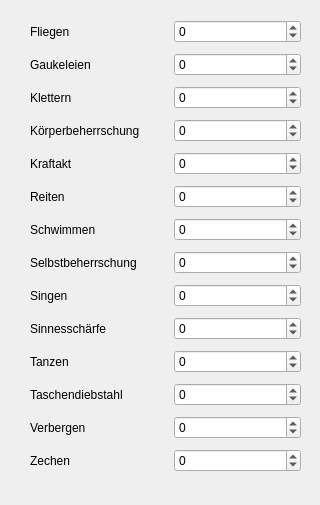
        <widget class="QWidget" name="tab">
         <attribute name="title">
          <string>Körpertalente</string>
         </attribute>
         <widget class="QWidget" name="gridLayoutWidget">
          <property name="geometry">
           <rect>
            <x>20</x>
            <y>10</y>
            <width>291</width>
            <height>486</height>
           </rect>
          </property>
          <layout class="QGridLayout" name="gridLayout">
           <property name="leftMargin">
            <number>10</number>
           </property>
           <property name="topMargin">
            <number>10</number>
           </property>
           <property name="rightMargin">
            <number>10</number>
           </property>
           <property name="bottomMargin">
            <number>10</number>
           </property>
           <property name="spacing">
            <number>10</number>
           </property>
           <item row="13" column="0">
            <widget class="QLabel" name="label_17">
             <property name="text">
              <string>Zechen</string>
             </property>
            </widget>
           </item>
           <item row="9" column="1">
            <widget class="QSpinBox" name="f9">
             <property name="minimum">
              <number>-50</number>
             </property>
             <property name="maximum">
              <number>50</number>
             </property>
            </widget>
           </item>
           <item row="11" column="1">
            <widget class="QSpinBox" name="f11">
             <property name="minimum">
              <number>-50</number>
             </property>
             <property name="maximum">
              <number>50</number>
             </property>
            </widget>
           </item>
           <item row="11" column="0">
            <widget class="QLabel" name="label_15">
             <property name="text">
              <string>Taschendiebstahl</string>
             </property>
            </widget>
           </item>
           <item row="2" column="0">
            <widget class="QLabel" name="label_6">
             <property name="text">
              <string>Klettern                          </string>
             </property>
            </widget>
           </item>
           <item row="7" column="1">
            <widget class="QSpinBox" name="f7">
             <property name="minimum">
              <number>-50</number>
             </property>
             <property name="maximum">
              <number>50</number>
             </property>
            </widget>
           </item>
           <item row="2" column="1">
            <widget class="QSpinBox" name="f2">
             <property name="minimum">
              <number>-50</number>
             </property>
             <property name="maximum">
              <number>50</number>
             </property>
            </widget>
           </item>
           <item row="6" column="1">
            <widget class="QSpinBox" name="f6">
             <property name="minimum">
              <number>-50</number>
             </property>
             <property name="maximum">
              <number>50</number>
             </property>
            </widget>
           </item>
           <item row="13" column="1">
            <widget class="QSpinBox" name="f13">
             <property name="minimum">
              <number>-50</number>
             </property>
             <property name="maximum">
              <number>50</number>
             </property>
            </widget>
           </item>
           <item row="9" column="0">
            <widget class="QLabel" name="label_13">
             <property name="text">
              <string>Sinnesschärfe</string>
             </property>
            </widget>
           </item>
           <item row="0" column="0">
            <widget class="QLabel" name="label_4">
             <property name="text">
              <string>Fliegen</string>
             </property>
            </widget>
           </item>
           <item row="8" column="1">
            <widget class="QSpinBox" name="f8">
             <property name="minimum">
              <number>-50</number>
             </property>
             <property name="maximum">
              <number>50</number>
             </property>
            </widget>
           </item>
           <item row="0" column="1">
            <widget class="QSpinBox" name="f0">
             <property name="minimum">
              <number>-50</number>
             </property>
             <property name="maximum">
              <number>50</number>
             </property>
            </widget>
           </item>
           <item row="12" column="1">
            <widget class="QSpinBox" name="f12">
             <property name="minimum">
              <number>-50</number>
             </property>
             <property name="maximum">
              <number>50</number>
             </property>
            </widget>
           </item>
           <item row="3" column="1">
            <widget class="QSpinBox" name="f3">
             <property name="minimum">
              <number>-50</number>
             </property>
             <property name="maximum">
              <number>50</number>
             </property>
            </widget>
           </item>
           <item row="1" column="1">
            <widget class="QSpinBox" name="f1">
             <property name="minimum">
              <number>-50</number>
             </property>
             <property name="maximum">
              <number>50</number>
             </property>
            </widget>
           </item>
           <item row="7" column="0">
            <widget class="QLabel" name="label_11">
             <property name="text">
              <string>Selbstbeherrschung</string>
             </property>
            </widget>
           </item>
           <item row="3" column="0">
            <widget class="QLabel" name="label_7">
             <property name="text">
              <string>Körperbeherrschung      </string>
             </property>
            </widget>
           </item>
           <item row="5" column="0">
            <widget class="QLabel" name="label_9">
             <property name="text">
              <string>Reiten</string>
             </property>
            </widget>
           </item>
           <item row="8" column="0">
            <widget class="QLabel" name="label_12">
             <property name="text">
              <string>Singen</string>
             </property>
            </widget>
           </item>
           <item row="12" column="0">
            <widget class="QLabel" name="label_16">
             <property name="text">
              <string>Verbergen</string>
             </property>
            </widget>
           </item>
           <item row="5" column="1">
            <widget class="QSpinBox" name="f5">
             <property name="minimum">
              <number>-50</number>
             </property>
             <property name="maximum">
              <number>50</number>
             </property>
            </widget>
           </item>
           <item row="4" column="0">
            <widget class="QLabel" name="label_8">
             <property name="text">
              <string>Kraftakt                          </string>
             </property>
            </widget>
           </item>
           <item row="4" column="1">
            <widget class="QSpinBox" name="f4">
             <property name="minimum">
              <number>-50</number>
             </property>
             <property name="maximum">
              <number>50</number>
             </property>
            </widget>
           </item>
           <item row="10" column="0">
            <widget class="QLabel" name="label_14">
             <property name="text">
              <string>Tanzen</string>
             </property>
            </widget>
           </item>
           <item row="1" column="0">
            <widget class="QLabel" name="label_5">
             <property name="text">
              <string>Gaukeleien                      </string>
             </property>
            </widget>
           </item>
           <item row="6" column="0">
            <widget class="QLabel" name="label_10">
             <property name="text">
              <string>Schwimmen</string>
             </property>
            </widget>
           </item>
           <item row="10" column="1">
            <widget class="QSpinBox" name="f10">
             <property name="minimum">
              <number>-50</number>
             </property>
             <property name="maximum">
              <number>50</number>
             </property>
            </widget>
           </item>
          </layout>
         </widget>
        </widget>
